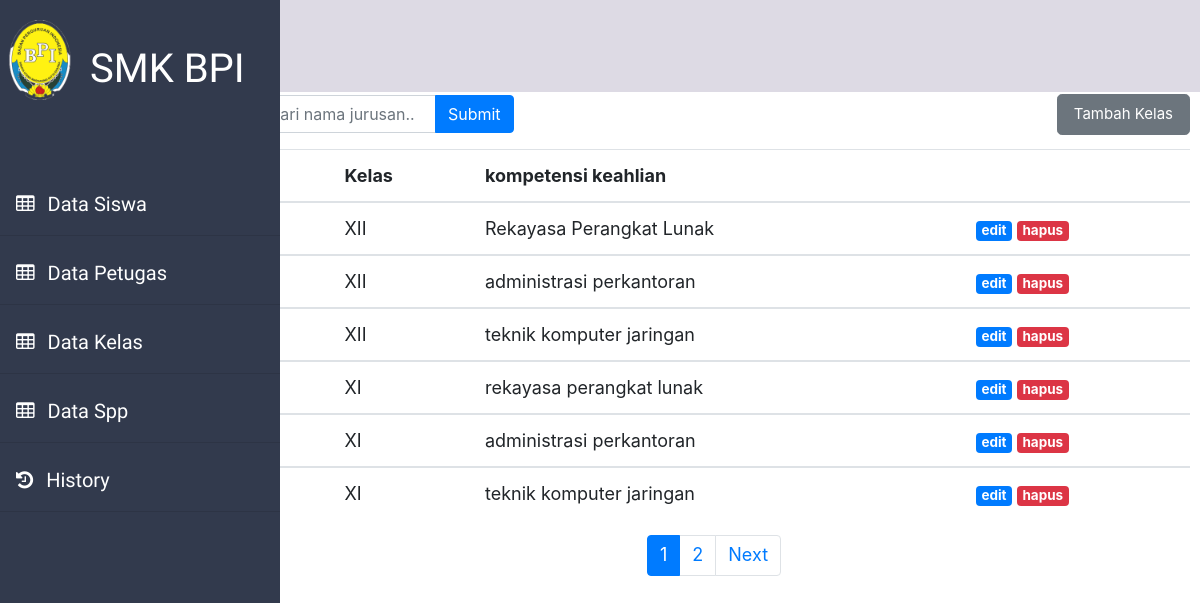
Page /data_kelas on the committed database.
### tables this page shows
CREATE TABLE `kelas` (
  `id_kelas` int(11) NOT NULL,
  `nama_kelas` varchar(10) NOT NULL,
  `kompetensi_keahlian` varchar(50) NOT NULL
);

### application/controllers/Data_kelas.php (called while the page is built, shortened)
<?php
class Data_kelas extends CI_Controller
{
    public function __construct()
    {
        $this->load->model('M_data');
        $this->load->helper('url');
        $this->load->helper('form');
        $this->load->library('form_validation');
    }
    public function index()
    {
        $data['admin'] = $this->db->get_where('petugas', ['username' => $this->session->userdata('username')])->row_array();
        $this->load->library('pagination');
        if ($this->input->post('submit')) {
            $data['keyword'] = $this->input->post('keyword');
            $this->session->set_userdata('keyword', $data['keyword']);
        } else {
            $data['keyword'] =  $this->session->userdata('keyword');
        }
        $this->db->like('kompetensi_keahlian', $data['keyword']);
        $this->db->from('kelas');
        $config['per_page'] = 6;
        $data['start'] = $this->uri->segment(3);
        $data['kelas'] = $this->M_data->getDataKelas($config['per_page'], $data['start'], $data['keyword']);
        $data['title'] = 'data kelas';
        $this->load->view('main/admin/header', $data);
        $this->load->view('main/admin/data_kelas', $data);
        $this->load->view('main/admin/footer', $data);
    }
}

### index.php (called while the page is built, shortened)
<?php
require_once BASEPATH.'core/CodeIgniter.php';

### application/config/config.php (called while the page is built, shortened)
<?php
$config['base_url'] = 'http://localhost/spp';
$config['index_page'] = '';
$config['uri_protocol']    = 'REQUEST_URI';
$config['url_suffix'] = '';
$config['language']    = 'english';
$config['charset'] = 'UTF-8';
$config['enable_hooks'] = FALSE;
$config['subclass_prefix'] = 'MY_';
$config['composer_autoload'] = FALSE;
$config['permitted_uri_chars'] = 'a-z 0-9~%.:_\-';
$config['enable_query_strings'] = FALSE;
$config['controller_trigger'] = 'c';
$config['function_trigger'] = 'm';
$config['directory_trigger'] = 'd';
$config['allow_get_array'] = TRUE;
$config['log_threshold'] = 0;
$config['log_path'] = '';
$config['log_file_extension'] = '';
$config['log_file_permissions'] = 0644;
$config['log_date_format'] = 'Y-m-d H:i:s';
$config['error_views_path'] = '';
$config['cache_path'] = '';
$config['cache_query_string'] = FALSE;
$config['encryption_key'] = '';
$config['sess_driver'] = 'files';
$config['sess_cookie_name'] = 'ci_session';
$config['sess_expiration'] = 7200;
$config['sess_save_path'] = NULL;
$config['sess_match_ip'] = FALSE;
$config['sess_time_to_update'] = 300;
$config['sess_regenerate_destroy'] = FALSE;
$config['cookie_prefix']    = '';
$config['cookie_domain']    = '';
$config['cookie_path']        = '/';
$config['cookie_secure']    = FALSE;
$config['cookie_httponly']     = FALSE;
$config['standardize_newlines'] = FALSE;
$config['global_xss_filtering'] = FALSE;
$config['csrf_protection'] = FALSE;
$config['csrf_token_name'] = 'csrf_test_name';
$config['csrf_cookie_name'] = 'csrf_cookie_name';
$config['csrf_expire'] = 7200;
$config['csrf_regenerate'] = TRUE;
$config['csrf_exclude_uris'] = array();
$config['compress_output'] = FALSE;
$config['time_reference'] = 'local';
$config['rewrite_short_tags'] = FALSE;
$config['proxy_ips'] = '';

### application/models/M_data.php (called while the page is built, shortened)
<?php
class M_data extends CI_model
{
    public function getDataKelas($limit, $start, $keyword = null)
    {
        return $this->db->get('kelas', $limit, $start)->result_array();
    }
}

### application/views/main/admin/data_kelas.php (the view, shortened to what this page needs)
<div class="main">
    <div class="row">
        <div class="col-md-4">
            <form action="<?= base_url('data_kelas') ?>" method="POST">
                <div class="input-group mb-3">
                    <input type="text" class="form-control" placeholder="cari nama jurusan.."
                        aria-label="Recipient's username" name="keyword" autocomplete="off" autofocus>
                    <div class="input-group-append">
                        <input class="btn btn-primary" type="submit" id="button-addon2" name="submit">
                    </div>
                </div>
            </form>
        </div>
    </div>
    <button type="submit" class="tambah btn btn-secondary btn-lg" data-toggle="modal" data-target="#exampleModalCenter">
        Tambah Kelas</button>
    <table class="table">
        <thead>
            <tr>
                <th scope="col">No</th>
                <th scope="col">Kelas</th>
                <th scope="col">kompetensi keahlian</th>
                <th scope="col"></th>
            </tr>
        </thead>
        <tbody>
            <?php
            foreach ($kelas as $k) :
                ++$start;
            ?>
            <tr>
                <th scope="row"><?= $start ?></th>
                <td><?= $k['nama_kelas']; ?></td>
                <td><?= $k['kompetensi_keahlian']; ?></td>
                <td><a href="<?= base_url('data_kelas/editDataKelas/'); ?><?= $k['id_kelas']; ?>"
                        class="badge badge-primary ">edit</a>
                    <a href="<?= base_url('data_kelas/hapusDataKelas/'); ?><?= $k['id_kelas']; ?>"
                        class="badge badge-danger" onclick="return confirm('hapus data kelas?');">hapus</a>
                </td>
            </tr>
        </tbody>
        <?php endforeach; ?>
    </table>
    <?= $this->pagination->create_links(); ?>
</div>

### application/config/pagination.php (shortened to what this page needs)
<?php
$config['num_links'] = 5;
$config['first_link']       = 'First';
$config['last_link']        = 'Last';
$config['next_link']        = 'Next';
$config['prev_link']        = 'Prev';
$config['full_tag_open']    = '<div class="pagging text-center"><nav><ul class="pagination justify-content-center">';
$config['full_tag_close']   = '</ul></nav></div>';
$config['num_tag_open']     = '<li class="page-item"><span class="page-link">';
$config['num_tag_close']    = '</span></li>';
$config['cur_tag_open']     = '<li class="page-item active"><span class="page-link">';
$config['cur_tag_close']    = '<span class="sr-only">(current)</span></span></li>';
$config['next_tag_open']    = '<li class="page-item"><span class="page-link">';

### application/views/main/admin/header.php (shortened to what this page needs)
<!DOCTYPE html>
<html>
<head>
    <link href="http://maxcdn.bootstrapcdn.com/font-awesome/4.1.0/css/font-awesome.min.css" rel="stylesheet">
    <link rel="stylesheet" href="https://maxcdn.bootstrapcdn.com/bootstrap/4.0.0/css/bootstrap.min.css"
>
    <link href="<?php echo base_url(); ?>assets/css1.css" rel="stylesheet" type="text/css" />
    <link href="https://stackpath.bootstrapcdn.com/font-awesome/4.7.0/css/font-awesome.min.css" rel="stylesheet">
    <link rel="stylesheet" href="https://cdn.datatables.net/1.10.19/css/dataTables.bootstrap.min.css">
</head>
<body>
    <nav class="navbar navbar-expand-lg navbar-dark">
        <div class="collapse navbar-collapse" id="navbarTogglerDemo03" style="margin-right: 3%;">
        </div>
    </nav>
    <div class="sidenav">
        <img src="<?php echo base_url(); ?>assets/images/bpi.png">
        <h1>SMK BPI</h1>
        <a href="<?= base_url('admin'); ?>">
            <i class="fa fa-table" aria-hidden="true"></i>
            <span>Data Siswa</span>
        </a>
        <hr>
        <a href="<?= base_url('admin/data_petugas'); ?>">
            <i class="fa fa-table" aria-hidden="true"></i>
            <span>Data Petugas</span></a>
        <hr>
        <a href="<?= base_url('admin/data_kelas'); ?>">
            <i class="fa fa-table" aria-hidden="true"></i>
            <span>Data Kelas</span></a>
        <hr>
        <a href="<?= base_url('admin/data_spp'); ?>">
            <i class="fa fa-table" aria-hidden="true"></i>
            <span>Data Spp</span></a>
        <hr>
        <a href="<?= base_url('admin/history'); ?>">
            <i class="fa fa-history" aria-hidden="true"></i>
            <span> History</span></a>
        <hr>
    </div>

### application/views/main/admin/footer.php (shortened to what this page needs)
</body>
</html>

### assets/css1.css (style rules this page uses)
.sidenav { height: 100%; width: 280px; position: fixed; z-index: 1; top: 0; left: 0; background-color: #323a4d; overflow-x: hidden; padding-top: 20px; }
.sidenav img { width: 80px; }
.sidenav h1 { font-family: "Yanone Kaffeesatz", sans-serif; margin-top: -55px; color: white; margin-left: 90px; margin-bottom: 90px; }
.sidenav a { padding: 6px 8px 0px 16px; text-decoration: none; font-size: 20px; color: white; display: block; font-family: "Yanone Kaffeesatz", sans-serif; }
.sidenav a i { margin-right: 8px; }
.main { margin-left: 200px; font-size: 18px; padding: 0px 10px; margin-left: 19%; }
.main .row { width: 90%; margin-left: 5px; margin-top: 10%; }
.main table { font-size: large; }
.main .tambah { float: right; margin-bottom: 10px; margin-top: -55px; font-size: 15px; }
.navbar { font-size: 50px; margin-left: 280px; position: fixed; z-index: 1; top: 0; left: 0; width: 84%; background-color: #dddae4; }

### rows in the picture
kelas: nama_kelas "XII", kompetensi_keahlian "Rekayasa Perangkat Lunak"
kelas: nama_kelas "XII", kompetensi_keahlian "administrasi perkantoran"
kelas: nama_kelas "XII", kompetensi_keahlian "teknik komputer jaringan"
kelas: nama_kelas "XI", kompetensi_keahlian "rekayasa perangkat lunak"
kelas: nama_kelas "XI", kompetensi_keahlian "administrasi perkantoran"
kelas: nama_kelas "XI", kompetensi_keahlian "teknik komputer jaringan"

### other values in the picture
$this->pagination->create_links() "1 2 Next"
